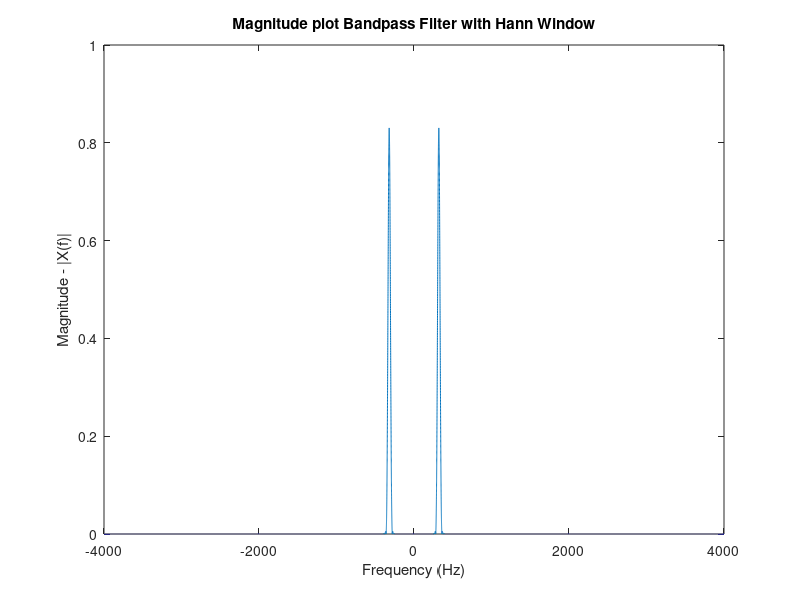
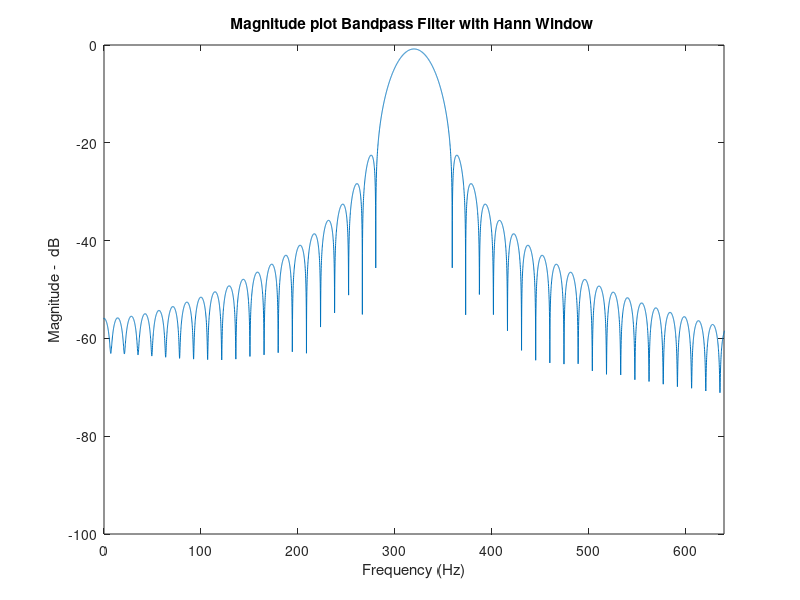
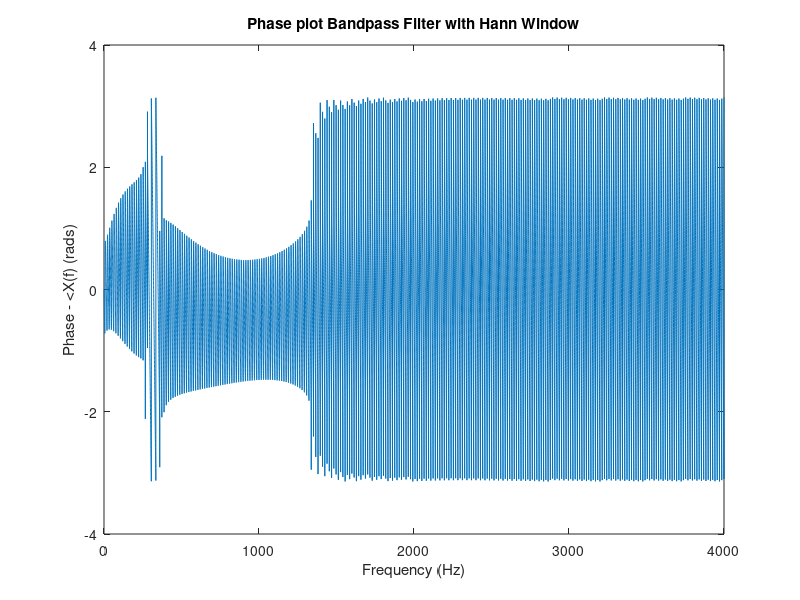

Write the MATLAB code that produced these figures, in order.
clear all; close all;

%Parameters for Filter
L = 550;
M = L/2;
Z = L+1;
N = 80000; 
Fs = 8000; 
Fh = 320+15;
f_H = Fh/Fs; 
Fl = 320-15;
f_L = Fl/Fs; 
freq = (0:N/2)*Fs/N;
f_plot = (-N/2:(N/2-1))*Fs/N; 
%Create Empty Vectors to be filled in the for loop
h=zeros(Z,1);
hL=zeros(Z,1);
hH=zeros(Z,1);
Hann_window = zeros(Z,1);
Hamming_window = zeros(Z,1);
Blackman_window = zeros(Z,1);

for n = 1:Z
    hH(n) = 2*f_H*sinc(2*f_H*(n-M-1));
    hL(n) = 2*f_L*sinc(2*f_L*(n-M-1));
    h(n) = (hH(n) - hL(n));
    %Best window. Has better attenuation at stopband
    Hann_window(n) = 1/2*(1-cos(2*pi*(n)/(Z-1)));
    %Other windows
    Hamming_window(n) = (0.54 - 0.46*cos((2*pi*n)/Z-1));
    % Hann_window(n)= 1/2*(1-cos(2*pi*(n)/(Z-1)));
    Blackman_window(n)=0.42-0.5*cos(2*pi*n/(Z-1))+0.08*cos(4*pi*n/(Z-1));
end
h_Hann = Hann_window.*h;
h_Hamming = Hamming_window.*h;
h_Blackman = Blackman_window.*h;

% %Plot the Magnitude and Phase for the Lower Low Pass Filter
% HL1 = fft(hL,N);
% HL1_Mag = (abs(HL1(1:N/2+1)));
% HL1_angle = angle(HL1(1:N/2+1));
% figure(1);
% plot(f_plot',fftshift(abs(HL1)));
% xlabel('Frequency (Hz)'); 
% ylabel('Magnitude - |X(f)|');
% title('Magnitude plot Lower Low Pass Fitler');
% figure(2);
% plot(freq,HL1_angle);
% xlabel('Frequency (Hz)'); 
% ylabel('Phase - <X(f) (rads)');
% title('Phase plot Lower Low Pass Fitler');

% %Plot the Magnitude and Phase for the Higher Low Pass Filter
% HL2 = fft(hH,N);
% HL2_Mag = abs(HL2(1:N/2+1));
% HL2_angle = angle(HL2(1:N/2+1));
% figure (3);
% plot(f_plot',fftshift(abs(HL2)));
% xlabel('Frequency (Hz)'); 
% ylabel('Magnitude - |X(f)|');
% title('Magnitude plot Higher Low Pass Fitler');
% figure(4);
% plot(freq,HL2_angle);
% xlabel('Frequency (Hz)'); 
% ylabel('Phase - <X(f) (rads)');
% title('Phase plot Higher Low Pass Fitler');

% %Plot the Magnitude and phase of the Filter Function no filter
% H = fft(h,N);
% H_Mag = abs(H(1:N/2+1));
% H_angle = angle(H(1:N/2+1));
% figure(5);
% plot(f_plot',fftshift(abs(H)));
% xlabel('Frequency (Hz)'); 
% ylabel('Magnitude - |X(f)|');
% title('Magnitude plot Bandpass Fitler');
% figure(6);
% plot(freq,H_angle);
% xlabel('Frequency (Hz)'); 
% ylabel('Phase - <X(f) (rads)');
% title('Phase plot Bandpaass Filter');

% %Plot the Magnitude Window Filter
H_Hann = fft(h_Hann,N);
H_Hamming =  fft(h_Hamming,N);
H_Blackman =  fft(h_Blackman,N);
H_Hann_Mag = abs(H_Hann(1:N/2+1));
H_Hann_angle = angle(H_Hann(1:N/2+1));
figure(7);
plot(f_plot',fftshift(abs(H_Hann)));
xlabel('Frequency (Hz)'); 
ylabel('Magnitude - |X(f)|');
title('Magnitude plot Bandpass Filter with Hann Window');
figure(8);
plot(f_plot',fftshift(10*log10(abs(H_Hann))));
% hold on 
% plot(f_plot',fftshift(10*log10(abs(H_Hamming))), 'r');
% hold on
% plot(f_plot',fftshift(10*log10(abs(H_Blackman))), 'b');
xlabel('Frequency (Hz)'); 
ylabel('Magnitude -  dB');
xlim([0 640]);
title('Magnitude plot Bandpass Filter with Hann Window ');

figure(9);
plot(freq,H_Hann_angle);
xlabel('Frequency (Hz)'); 
ylabel('Phase - <X(f) (rads)');
title('Phase plot Bandpass Filter with Hann Window');
%Save the filter
 save('BPFilter.mat');